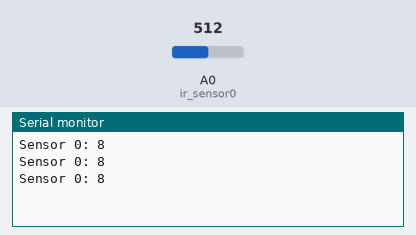
The sketch below on a simulated Arduino Uno, built with avr-gcc and run on an emulated ATmega328P. Shown: the last lines printed to the serial monitor. The test bench sets the inputs (shaded band); at power-on: A0 (ir_sensor0) = 512.

Above: at 1.3 s.
1.4 s: A0 (ir_sensor0) set to 716
At 1.9 s:
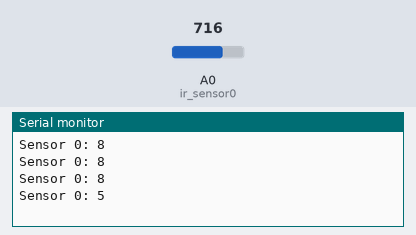
2.9 s: A0 (ir_sensor0) set to 900
At 3.4 s:
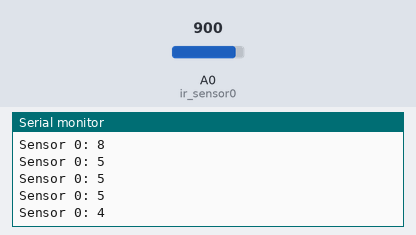
Timing chart, 0 to 5.9 s (numbered marks = the images above; inputs shaded):
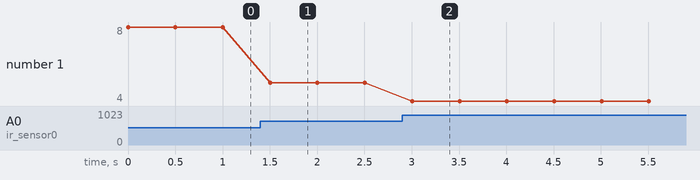

The sketch:

SensorSharp.ino
```cpp
// Pines de lectura
int ir_sensor0 = A0;

void setup() {
    //initialize serial communications at 9600 bps
    Serial.begin(9600);
}

void loop() {
    int lectura, cm;
    lectura = analogRead(ir_sensor0); // lectura del sensor 0
    cm = pow(3027.4 / lectura, 1.2134); // conversión a centímetros
    Serial.print("Sensor 0: ");
    Serial.print(cm); // lectura del sensor 0
    Serial.print("\n");
    delay(500); // tiempo de espera

}
```

Measured:
- after the input at 1.4 s, the serial monitor: prints a new line after 0.10 s (image 1)
- after the input at 2.9 s, the serial monitor: prints a new line after 0.10 s (image 2)
- plotted number 1: 8 → 5 after the input at 1.4 s, 5 → 4 after the input at 2.9 s
